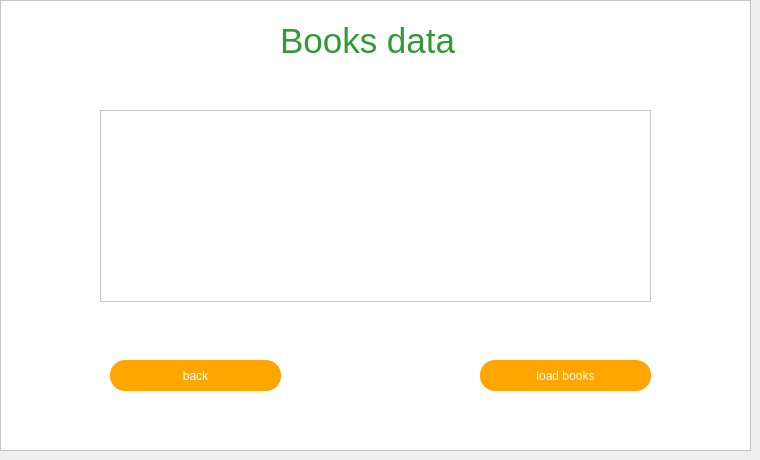
     <widget class="QWidget" name="page_8">
      <widget class="QFrame" name="frame_11">
       <property name="geometry">
        <rect>
         <x>0</x>
         <y>0</y>
         <width>751</width>
         <height>451</height>
        </rect>
       </property>
       <property name="styleSheet">
        <string notr="true">background: #fff;</string>
       </property>
       <property name="frameShape">
        <enum>QFrame::StyledPanel</enum>
       </property>
       <property name="frameShadow">
        <enum>QFrame::Raised</enum>
       </property>
       <widget class="QLabel" name="label_10">
        <property name="geometry">
         <rect>
          <x>234</x>
          <y>20</y>
          <width>291</width>
          <height>41</height>
         </rect>
        </property>
        <property name="font">
         <font>
          <pointsize>-1</pointsize>
         </font>
        </property>
        <property name="styleSheet">
         <string notr="true">text-align: center;
color: #393;
margin: 0 auto;
font-size: 35px;
font-family: 'Droid Sans';</string>
        </property>
        <property name="text">
         <string>Books data</string>
        </property>
       </widget>
       <widget class="QPushButton" name="loadbook">
        <property name="geometry">
         <rect>
          <x>480</x>
          <y>360</y>
          <width>171</width>
          <height>31</height>
         </rect>
        </property>
        <property name="styleSheet">
         <string notr="true">Padding: 1px;
Border-radius: 15px;
Background: #ffa500;
Color: #fff;</string>
        </property>
        <property name="text">
         <string>load books</string>
        </property>
       </widget>
       <widget class="QPushButton" name="back_2">
        <property name="geometry">
         <rect>
          <x>110</x>
          <y>360</y>
          <width>171</width>
          <height>31</height>
         </rect>
        </property>
        <property name="styleSheet">
         <string notr="true">Padding: 1px;
Border-radius: 15px;
Background: #ffa500;
Color: #fff;</string>
        </property>
        <property name="text">
         <string>back</string>
        </property>
       </widget>
       <widget class="QLabel" name="headLabel_2">
        <property name="geometry">
         <rect>
          <x>190</x>
          <y>100</y>
          <width>479</width>
          <height>16</height>
         </rect>
        </property>
        <property name="styleSheet">
         <string notr="true">color: #fefefe;</string>
        </property>
        <property name="text">
         <string/>
        </property>
       </widget>
       <widget class="QTableView" name="tableView_3">
        <property name="enabled">
         <bool>true</bool>
        </property>
        <property name="geometry">
         <rect>
          <x>100</x>
          <y>110</y>
          <width>551</width>
          <height>192</height>
         </rect>
        </property>
       </widget>
      </widget>
     </widget>
